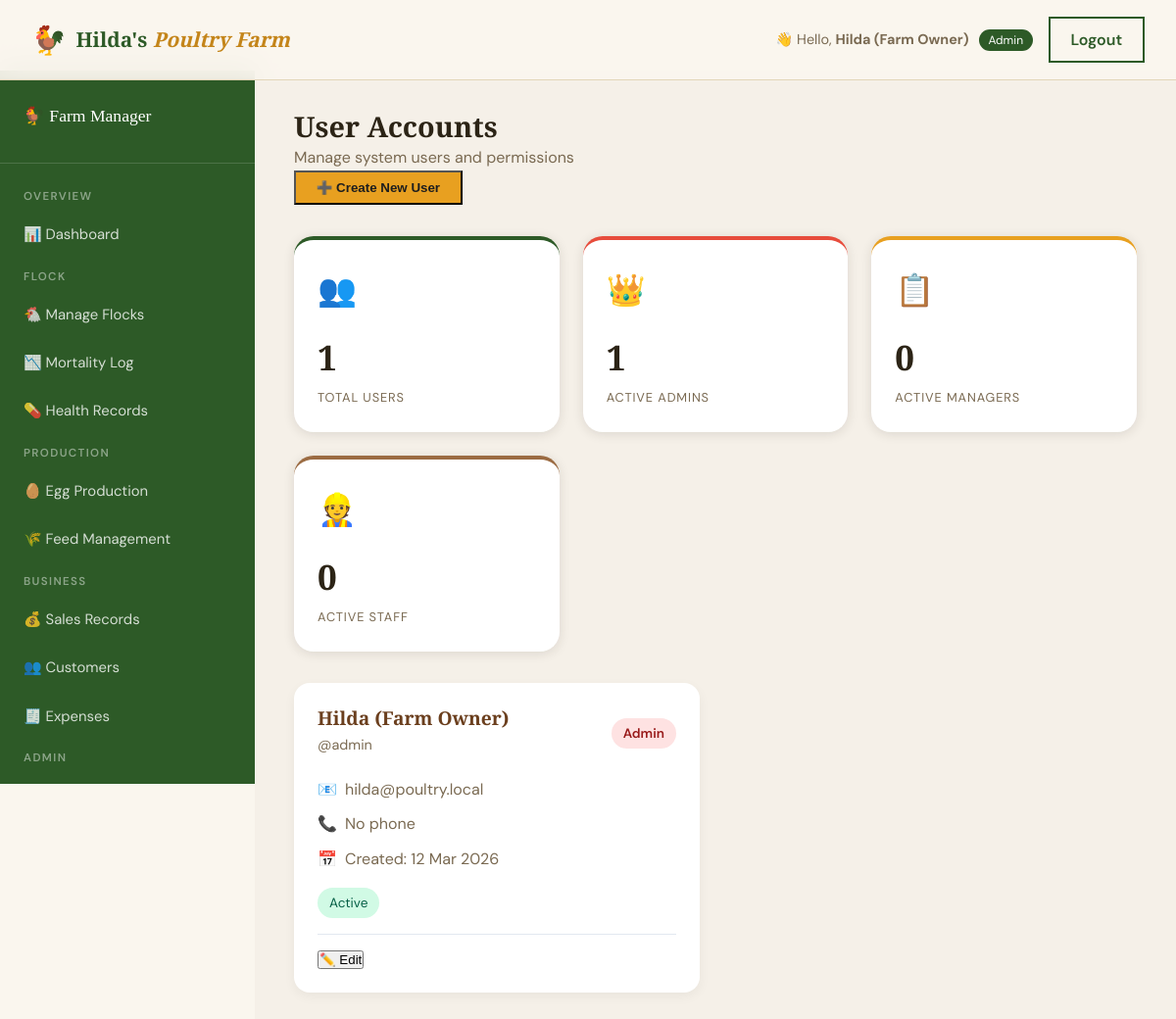
The page /admin/users.php (signed in) on the database its author committed.
### tables this page shows
CREATE TABLE `users` (
  `user_id` int(10) UNSIGNED NOT NULL,
  `full_name` varchar(100) NOT NULL,
  `username` varchar(50) NOT NULL,
  `password_hash` varchar(255) NOT NULL,
  `role` enum('admin','manager','staff') NOT NULL DEFAULT 'staff',
  `email` varchar(150) DEFAULT NULL,
  `phone` varchar(20) DEFAULT NULL,
  `is_active` tinyint(1) NOT NULL DEFAULT 1,
  `created_at` timestamp NOT NULL DEFAULT current_timestamp(),
  `updated_at` timestamp NOT NULL DEFAULT current_timestamp() ON UPDATE current_timestamp()
);

### admin/users.php (the view, shortened to what this page needs)
<?php
$db = getDB();
$users = $db->query("
    SELECT u.*,
           (SELECT COUNT(*) FROM staff WHERE user_id = u.user_id) as has_staff_record
    FROM users u
    ORDER BY u.role, u.full_name
")->fetchAll();
$user_stats = $db->query("
    SELECT
        COUNT(*) as total_users,
        SUM(CASE WHEN role='admin' AND is_active=1 THEN 1 ELSE 0 END) as active_admins,
        SUM(CASE WHEN role='manager' AND is_active=1 THEN 1 ELSE 0 END) as active_managers,
        SUM(CASE WHEN role='staff' AND is_active=1 THEN 1 ELSE 0 END) as active_staff,
        SUM(CASE WHEN is_active=0 THEN 1 ELSE 0 END) as inactive_users
    FROM users
")->fetch();
?>
<!DOCTYPE html>
<html lang="en">
<head>
    <link rel="stylesheet" href="/hildas_farm/assets/css/style.css">
</head>
<body>
<nav class="navbar" id="navbar">
    <div class="nav-container">
        <a href="/hildas_farm/index.php" class="nav-brand">
            <span class="brand-icon">🐓</span>
            <span class="brand-text">Hilda's <em>Poultry Farm</em></span>
        </a>
        <div style="display:flex;align-items:center;gap:1rem;">
            <span style="font-size:.9rem;color:var(--text-muted);">
                👋 Hello, <strong><?= htmlspecialchars($_SESSION['full_name']) ?></strong>
                <span style="background:var(--green);color:#fff;padding:.2rem .6rem;border-radius:50px;font-size:.75rem;margin-left:.4rem;">
                    <?= ucfirst($_SESSION['role']) ?>
                </span>
            </span>
            <a href="/hildas_farm/pages/logout.php" class="nav-btn nav-btn-outline">Logout</a>
        </div>
    </div>
</nav>
<div class="dashboard-layout">
    <aside class="sidebar">
        <div class="sidebar-logo">🐓 Farm Manager</div>
        <div class="sidebar-section">Overview</div>
        <a href="/hildas_farm/admin/dashboard.php" class="sidebar-link">📊 Dashboard</a>
        <div class="sidebar-section">Flock</div>
        <a href="/hildas_farm/admin/flocks.php" class="sidebar-link">🐔 Manage Flocks</a>
        <a href="/hildas_farm/admin/mortality.php" class="sidebar-link">📉 Mortality Log</a>
        <a href="/hildas_farm/admin/health.php" class="sidebar-link">💊 Health Records</a>
        <div class="sidebar-section">Production</div>
        <a href="/hildas_farm/admin/eggs.php" class="sidebar-link">🥚 Egg Production</a>
        <a href="/hildas_farm/admin/feed.php" class="sidebar-link">🌾 Feed Management</a>
        <div class="sidebar-section">Business</div>
        <a href="/hildas_farm/admin/sales.php" class="sidebar-link">💰 Sales Records</a>
        <a href="/hildas_farm/admin/customers.php" class="sidebar-link">👥 Customers</a>
        <a href="/hildas_farm/admin/expenses.php" class="sidebar-link">🧾 Expenses</a>
        <div class="sidebar-section">Admin</div>
        <a href="/hildas_farm/admin/staff.php" class="sidebar-link">👷 Staff</a>
    </aside>
    <main class="main-content">
        <div class="page-header">
            <h1>User Accounts</h1>
            <p>Manage system users and permissions</p>
            <button class="nav-btn" style="background:var(--green);color:white;" onclick="openAddModal()">➕ Create New User</button>
        </div>
        <div class="stats-cards" style="margin-bottom:2rem;">
            <div class="stat-card green">
                <div class="stat-card-icon">👥</div>
                <div class="stat-card-value"><?= $user_stats['total_users'] ?></div>
                <div class="stat-card-label">Total Users</div>
            </div>
            <div class="stat-card red">
                <div class="stat-card-icon">👑</div>
                <div class="stat-card-value"><?= $user_stats['active_admins'] ?></div>
                <div class="stat-card-label">Active Admins</div>
            </div>
            <div class="stat-card amber">
                <div class="stat-card-icon">📋</div>
                <div class="stat-card-value"><?= $user_stats['active_managers'] ?></div>
                <div class="stat-card-label">Active Managers</div>
            </div>
            <div class="stat-card brown">
                <div class="stat-card-icon">👷</div>
                <div class="stat-card-value"><?= $user_stats['active_staff'] ?></div>
                <div class="stat-card-label">Active Staff</div>
            </div>
        </div>
        <div class="dashboard-grid" style="grid-template-columns:repeat(auto-fill, minmax(350px,1fr));">
            <?php foreach ($users as $user): ?>
            <div class="user-card">
                <div class="user-header">
                    <div>
                        <h3 class="user-name"><?= htmlspecialchars($user['full_name']) ?></h3>
                        <p class="user-username">@<?= htmlspecialchars($user['username']) ?></p>
                    </div>
                    <span class="role-badge role-<?= $user['role'] ?>">
                        <?= ucfirst($user['role']) ?>
                    </span>
                </div>
                <div class="user-detail">
                    <span>📧</span> <?= htmlspecialchars($user['email'] ?: 'No email') ?>
                </div>
                <div class="user-detail">
                    <span>📞</span> <?= htmlspecialchars($user['phone'] ?: 'No phone') ?>
                </div>
                <div class="user-detail">
                    <span>📅</span> Created: <?= date('d M Y', strtotime($user['created_at'])) ?>
                </div>
                <div style="display:flex;justify-content:space-between;align-items:center;margin-top:1rem;">
                    <span class="status-badge status-<?= $user['is_active'] ? 'active' : 'inactive' ?>">
                        <?= $user['is_active'] ? 'Active' : 'Inactive' ?>
                    </span>
                </div>
                <div style="display:flex;gap:0.5rem;margin-top:1rem;padding-top:1rem;border-top:1px solid #e2e8f0;">
                    <button class="action-btn edit-btn" onclick='editUser(<?= json_encode($user) ?>)' title="Edit User">✏️ Edit</button>
                </div>
            </div>
            <?php endforeach; ?>
        </div>
    </main>
</div>
</body>
</html>

### assets/css/style.css (style rules this page uses)
:root { --cream: #faf6ee; --warm-white: #fff9f0; --amber: #e8a020; --amber-dark: #c4851a; --amber-light:#ffd470; --green: #2d5a27; --green-mid: #3d7a35; --green-light:#5a9e50; --brown: #6b3f1e; --brown-light:#9b6b42; --charcoal: #1e1e1e; --text: #2c2416; --text-muted: #7a6a52; --border: #e2d5b8; --shadow: rgba(44,36,22,0.12); --font-display: 'Playfair Display', Georgia, serif; --font-body: 'DM Sans', sans-serif; --radius: 12px; --radius-lg: 20px; }
*, *::before, *::after { box-sizing: border-box; margin: 0; padding: 0; }
html { scroll-behavior: smooth; }
body { font-family: var(--font-body); background: var(--cream); color: var(--text); line-height: 1.7; overflow-x: hidden; }
h1,h2,h3,h4,h5 { font-family: var(--font-display); line-height: 1.2; }
h1 { font-size: clamp(2.2rem, 5vw, 4rem); }
h3 { font-size: clamp(1.2rem, 2.5vw, 1.8rem); }
a { text-decoration: none; color: inherit; transition: color .2s; }
.navbar { position: fixed; top: 0; width: 100%; z-index: 1000; padding: 1rem 0; background: rgba(250,246,238,0.92); backdrop-filter: blur(14px); border-bottom: 1px solid var(--border); transition: box-shadow .3s; }
.nav-container { max-width: 1280px; margin: 0 auto; padding: 0 2rem; display: flex; align-items: center; justify-content: space-between; }
.nav-brand { display: flex; align-items: center; gap: .6rem; font-family: var(--font-display); font-size: 1.3rem; font-weight: 700; color: var(--green); }
.brand-icon { font-size: 1.8rem; }
.brand-text em { color: var(--amber-dark); font-style: italic; }
.nav-btn { background: var(--amber) !important; color: var(--charcoal) !important; font-weight: 600 !important; padding: .5rem 1.3rem !important; }
.nav-btn-outline { background: transparent !important; border: 2px solid var(--green) !important; color: var(--green) !important; }
.dashboard-layout { display: flex; min-height: 100vh; padding-top: 72px; }
.sidebar { width: 260px; flex-shrink: 0; background: var(--green); padding: 2rem 0; position: sticky; top: 72px; height: calc(100vh - 72px); overflow-y: auto; }
.sidebar-logo { padding: 0 1.5rem 2rem; font-family: var(--font-display); color: #fff; font-size: 1.1rem; border-bottom: 1px solid rgba(255,255,255,.15); margin-bottom: 1rem; }
.sidebar-section { padding: .5rem 1.5rem .3rem; font-size: .72rem; text-transform: uppercase; letter-spacing: .12em; color: rgba(255,255,255,.45); font-weight: 600; }
.sidebar-link { display: flex; align-items: center; gap: .75rem; padding: .75rem 1.5rem; color: rgba(255,255,255,.8); font-size: .93rem; transition: background .2s, color .2s; }
.main-content { flex: 1; padding: 2.5rem; background: #f5f0e8; }
.page-header { margin-bottom: 2rem; }
.page-header h1 { font-size: 1.8rem; color: var(--text); }
.page-header p { color: var(--text-muted); }
.stats-cards { display: grid; grid-template-columns: repeat(auto-fill, minmax(220px, 1fr)); gap: 1.5rem; margin-bottom: 2.5rem; }
.stat-card { background: #fff; border-radius: var(--radius-lg); padding: 1.5rem; box-shadow: 0 2px 12px var(--shadow); display: flex; flex-direction: column; border-top: 4px solid var(--green); }
.stat-card.amber { border-top-color: var(--amber); }
.stat-card.brown { border-top-color: var(--brown-light); }
.stat-card.red { border-top-color: #e74c3c; }
.stat-card-icon { font-size: 2rem; margin-bottom: .75rem; }
.stat-card-value { font-family: var(--font-display); font-size: 2.2rem; font-weight: 900; color: var(--text); }
.stat-card-label { font-size: .8rem; color: var(--text-muted); text-transform: uppercase; letter-spacing: .07em; }
.dashboard-grid { display: grid; grid-template-columns: 2fr 1fr; gap: 2rem; }

### admin/users.php (style rules this page uses)
.role-badge { padding: 0.25rem 0.75rem; border-radius: 50px; font-size: 0.85rem; font-weight: 600; }
.role-admin { background: #fee2e2; color: #991b1b; }
.status-badge { padding: 0.25rem 0.75rem; border-radius: 50px; font-size: 0.85rem; }
.status-active { background: #d1fae5; color: #065f46; }
.user-card { background: white; border-radius: 16px; padding: 1.5rem; box-shadow: 0 4px 12px rgba(0,0,0,0.05); transition: all 0.2s; }
.user-header { display: flex; justify-content: space-between; align-items: center; margin-bottom: 1rem; }
.user-name { font-size: 1.2rem; font-weight: 700; color: var(--brown); margin: 0; }
.user-username { color: var(--text-muted); font-size: 0.9rem; margin: 0.25rem 0; }
.user-detail { display: flex; align-items: center; gap: 0.5rem; margin: 0.5rem 0; color: var(--text-muted); }

### rows shown on the page
users: full_name "Hilda (Farm Owner)", username "admin", role "Admin", email "hilda@poultry.local", phone "No phone", created_at "12 Mar 2026", is_active "Active"

### other values the page prints
$_SESSION['full_name'] "Hilda (Farm Owner)"
$_SESSION['role'] "Admin"
$user_stats['total_users'] "1"
$user_stats['active_admins'] "1"
$user_stats['active_managers'] "0"
$user_stats['active_staff'] "0"
